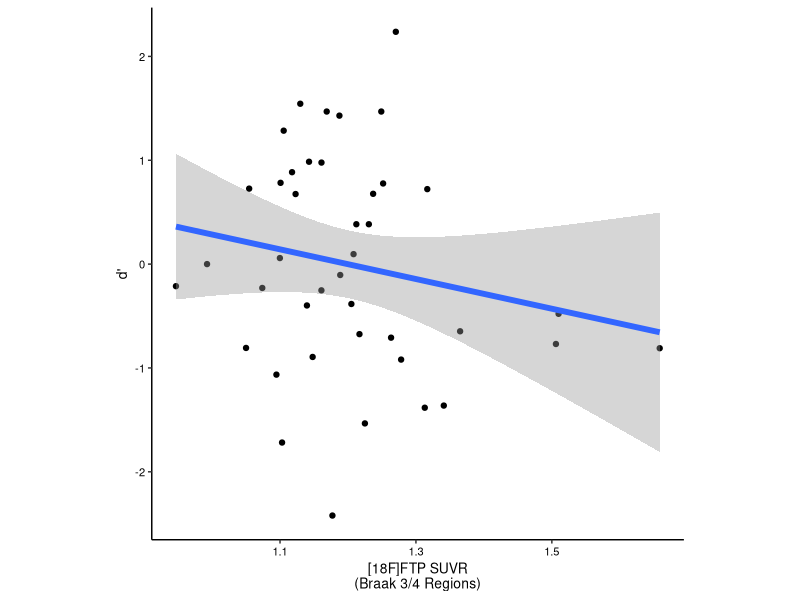
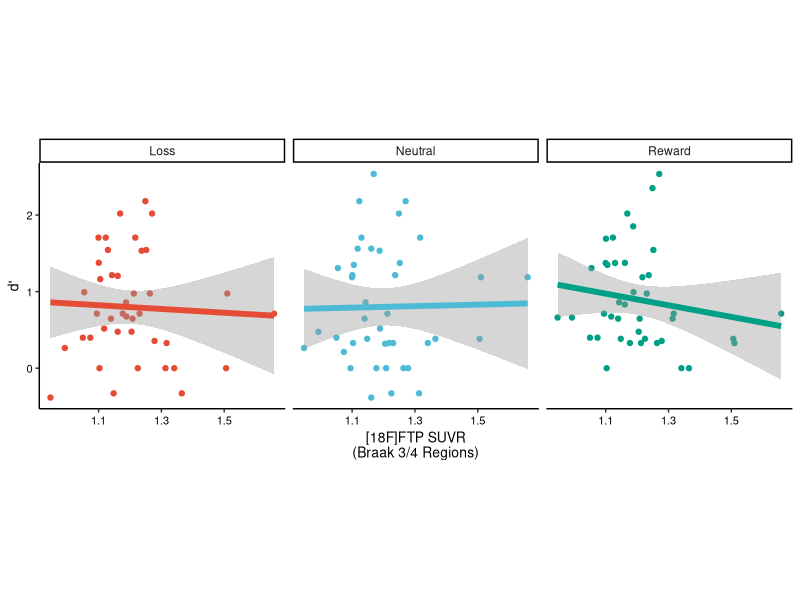
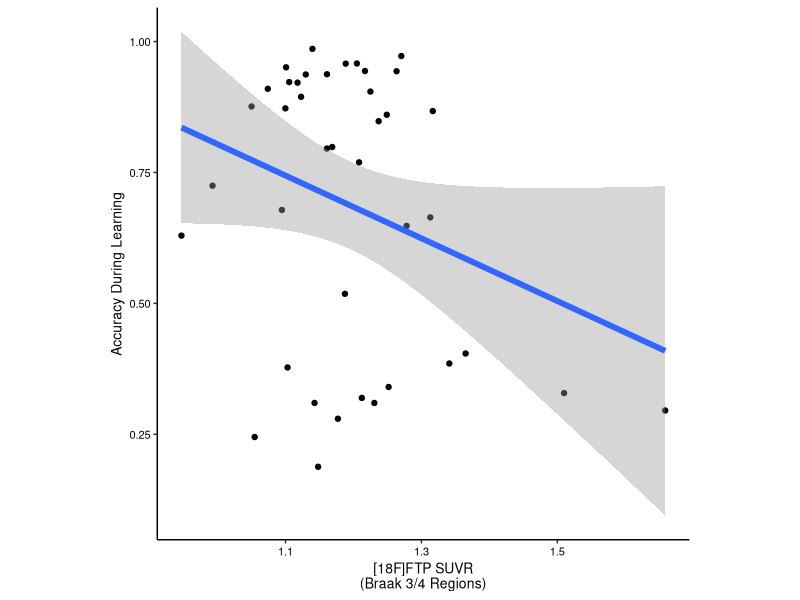
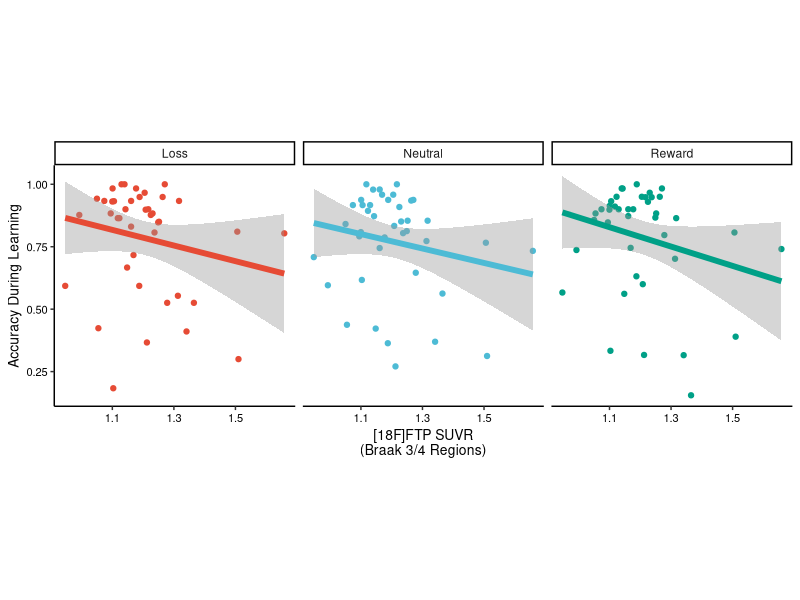
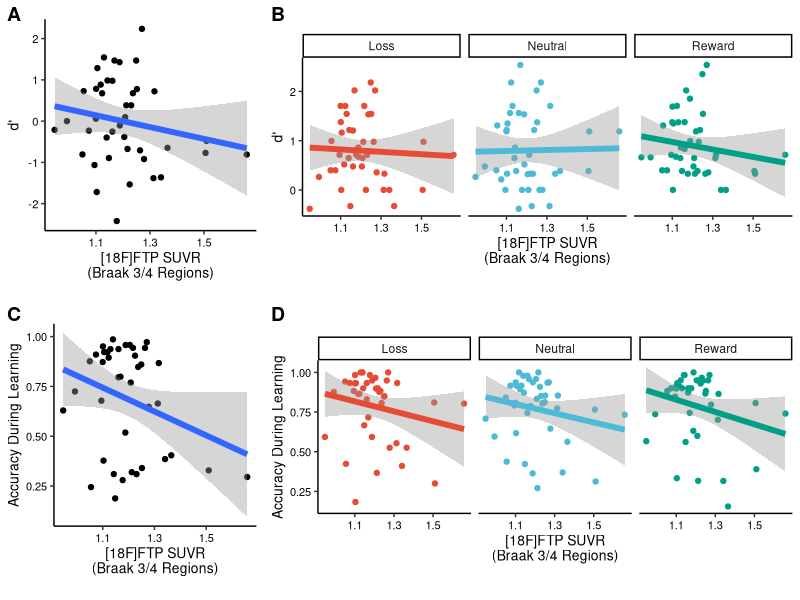
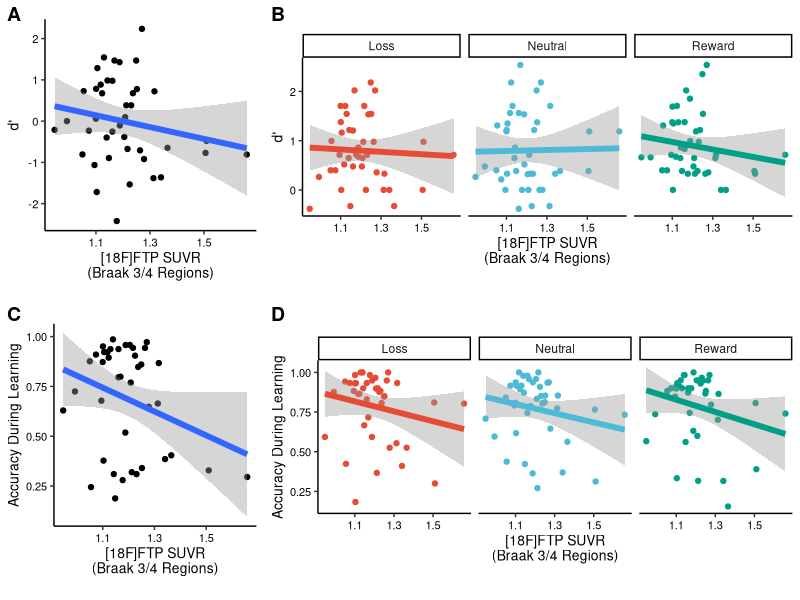

The R script that drew these images, in order:
## ---- chunk 1
knitr::opts_chunk$set(echo = TRUE)

# Load Libraries
library(tidyverse)
library(ggpubr)
library(rstatix)
library(lme4)
library(lmerTest)
library(ggsci)

# Set colorscales
npg_pal <- get_palette(palette = 'npg', 3)
npg_RL <- c(npg_pal[1], npg_pal[3])

# Read in data
data_AC <- read_csv('data_sup_fig04ac.csv')
data_BD <- read_csv('data_sup_fig04bd.csv')
## ---- chunk 2
# PANEL A: Memory Overall vs. tau
figA <- data_AC %>% 
  ggplot(aes(x = ftp_braak34_suvr, y = dprime_total)) +
  geom_point() +
  geom_smooth(method = 'lm', limit = 0.9, linewidth = 2) +
  theme_classic() +
  xlab(bquote('[18F]FTP SUVR\n(Braak 3/4 Regions)')) +
  ylab('d\'') +
  theme(panel.background = element_blank(),
      axis.line = element_line(color = 'black'),
      axis.text.x = element_text(color = 'black', size = 8),
      axis.text.y = element_text(color = 'black', size = 8),
      axis.title.x = element_text(color = 'black', size = 10),
      axis.title.y = element_text(color = 'black', size = 10),
      aspect.ratio = 1)

figA
## ---- chunk 3
print("+---------- Linear model ----------+")
dprime_mod <- lm(dprime_total ~ ftp_braak34_suvr + age + sex + yrs_edu,
                   data = data_AC)
summary(dprime_mod)
## ---- chunk 4
# PANEL B: Memory vs. tau by valence
figB <- data_BD %>% 
  ggplot(aes(x = ftp_braak34_suvr, y = dprime, color = valence)) +
  geom_point() +
  geom_smooth(method = 'lm', limit = 0.9, linewidth = 2) +
  theme_classic() +
  facet_wrap(.~valence) +
  scale_color_npg() +
  xlab(bquote('[18F]FTP SUVR\n(Braak 3/4 Regions)')) +
  ylab('d\'') +
  theme(panel.background = element_blank(),
      legend.position = 'none',
      axis.line = element_line(color = 'black'),
      axis.text.x = element_text(color = 'black', size = 8),
      axis.text.y = element_text(color = 'black', size = 8),
      axis.title.x = element_text(color = 'black', size = 10),
      axis.title.y = element_text(color = 'black', size = 10),
      aspect.ratio = 1)

figB
## ---- chunk 5
# PANEL B: Stats
print("+---------- Linear Mixed Effects Model ----------+")
dprime_mod <- lmer(dprime ~ valence*ftp_braak34_suvr + age + sex + yrs_edu + (1 | subject), 
                   data_BD)
summary(dprime_mod)
## ---- chunk 6
# PANEL C: Learning Overall vs. tau
figC <- data_AC %>% 
  ggplot(aes(x = ftp_braak34_suvr, y = learning_total)) +
  geom_point() +
  geom_smooth(method = 'lm', limit = 0.9, linewidth = 2) +
  theme_classic() +
  xlab(bquote('[18F]FTP SUVR\n(Braak 3/4 Regions)')) +
  ylab('Accuracy During Learning') +
  theme(panel.background = element_blank(),
      axis.line = element_line(color = 'black'),
      axis.text.x = element_text(color = 'black', size = 8),
      axis.text.y = element_text(color = 'black', size = 8),
      axis.title.x = element_text(color = 'black', size = 10),
      axis.title.y = element_text(color = 'black', size = 10),
      aspect.ratio = 1)

figC
## ---- chunk 7
print("+---------- Linear model ----------+")
dprime_mod <- lm(learning_total ~ ftp_braak34_suvr + age + sex + yrs_edu,
                   data = data_AC)
summary(dprime_mod)
## ---- chunk 8
# PANEL D: Learning vs. tau by valence
figD <- data_BD %>% 
  ggplot(aes(x = ftp_braak34_suvr, y = learning, color = valence)) +
  geom_point() +
  geom_smooth(method = 'lm', limit = 0.9, linewidth = 2) +
  theme_classic() +
  facet_wrap(.~valence) +
  scale_color_npg() +
  xlab(bquote('[18F]FTP SUVR\n(Braak 3/4 Regions)')) +
  ylab('Accuracy During Learning') +
  theme(panel.background = element_blank(),
      legend.position = 'none',
      axis.line = element_line(color = 'black'),
      axis.text.x = element_text(color = 'black', size = 8),
      axis.text.y = element_text(color = 'black', size = 8),
      axis.title.x = element_text(color = 'black', size = 10),
      axis.title.y = element_text(color = 'black', size = 10),
      aspect.ratio = 1)

figD
## ---- chunk 9
print("+---------- Linear Mixed Effects Model ----------+")
dprime_mod <- lmer(learning ~ valence*ftp_braak34_suvr + age + sex + yrs_edu + (1 | subject), 
                   data_BD)
summary(dprime_mod)
## ---- chunk 10
behavioral_fig <- ggarrange(figA, figB, figC, figD,
          ncol = 2, nrow = 2,
          widths = c(0.33, 0.67),
          labels = c('A', 'B', 'C', 'D'))

ggsave(behavioral_fig, filename = 'sup_fig04.pdf', width = 6.5, height = 6, units = 'in')

behavioral_fig
